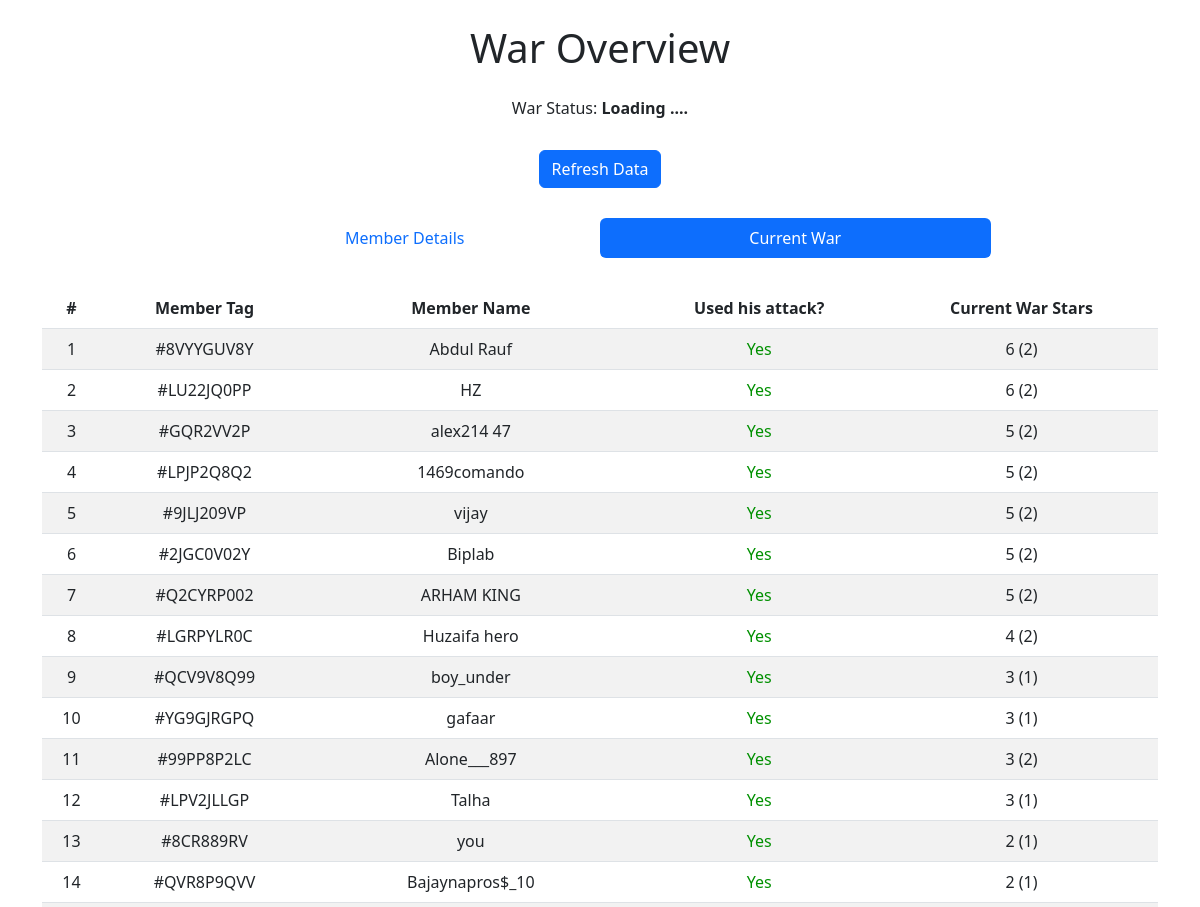
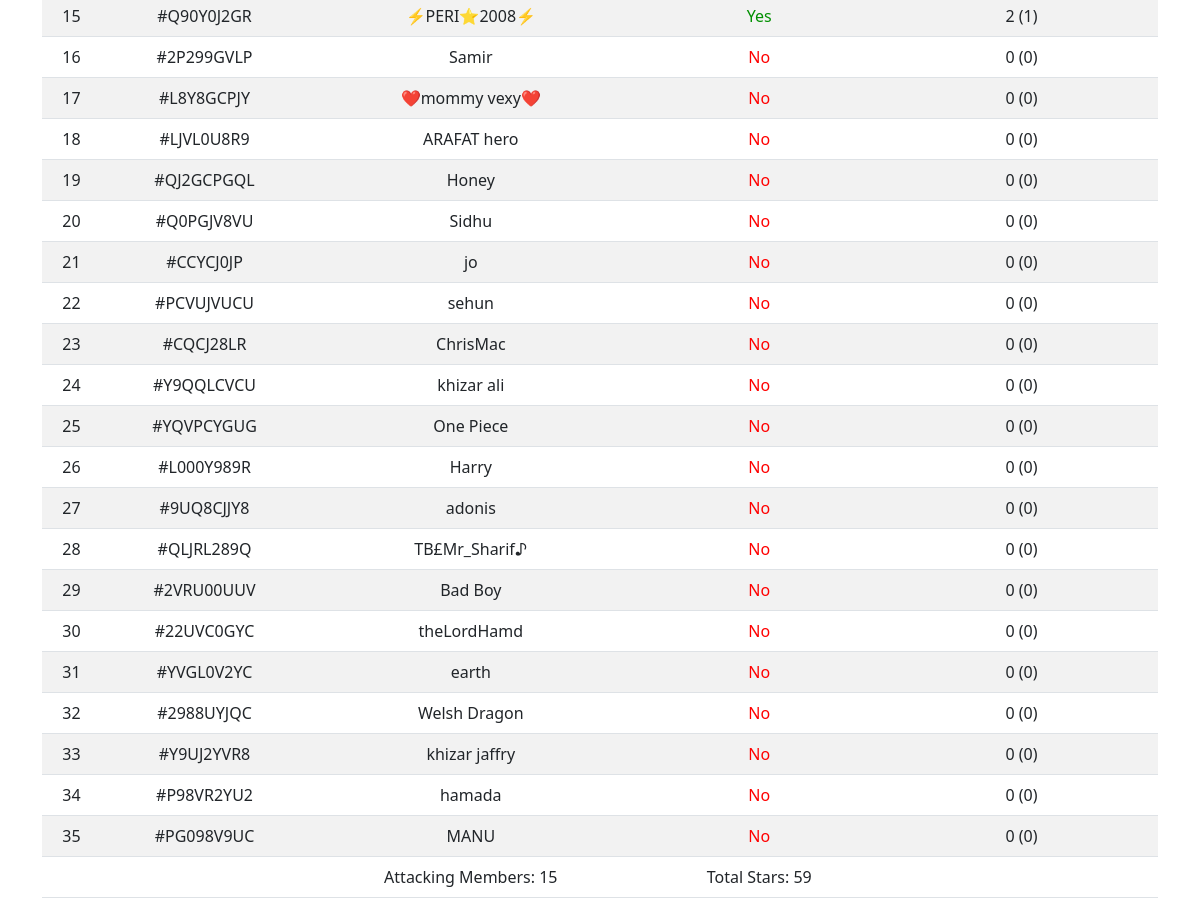
Page /clan/current_war_details/ on the earlier database version (2 pictures, top to bottom).
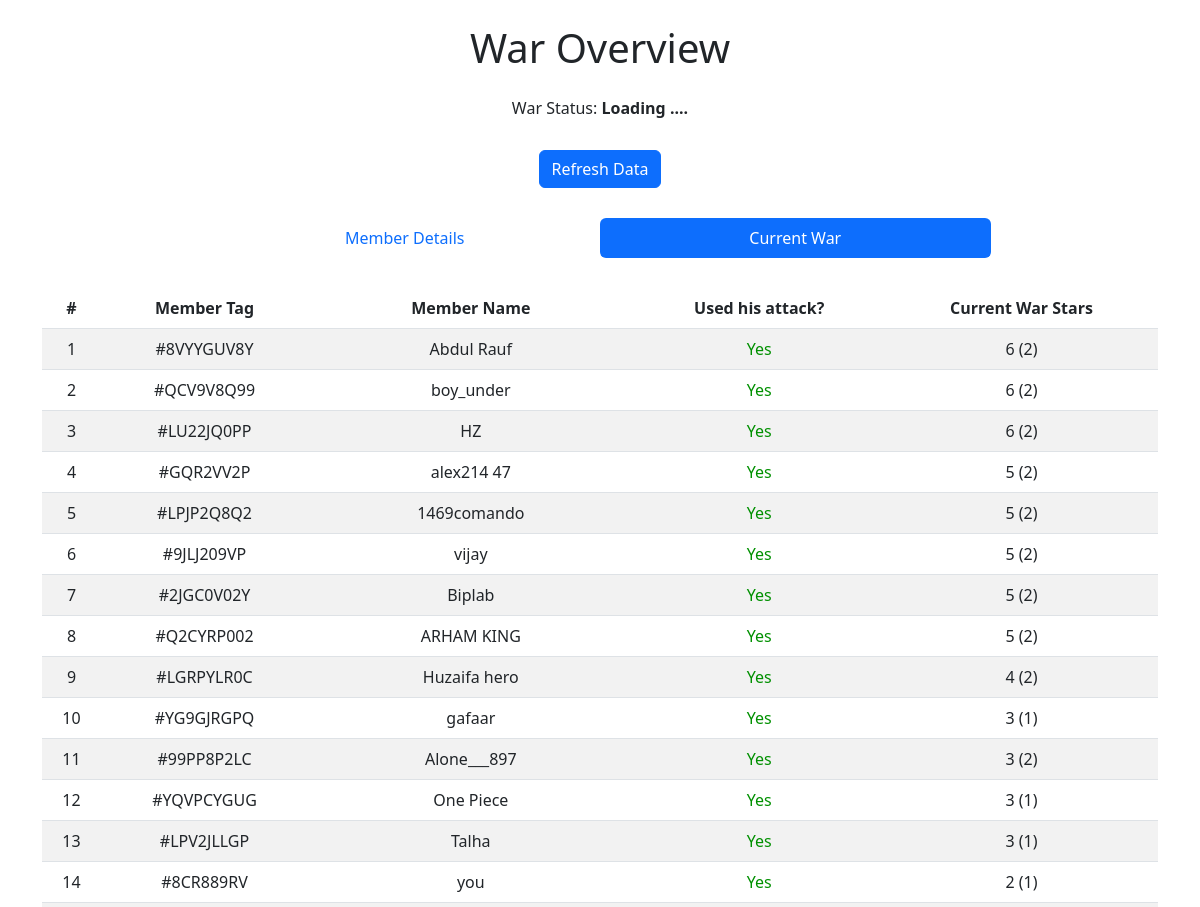
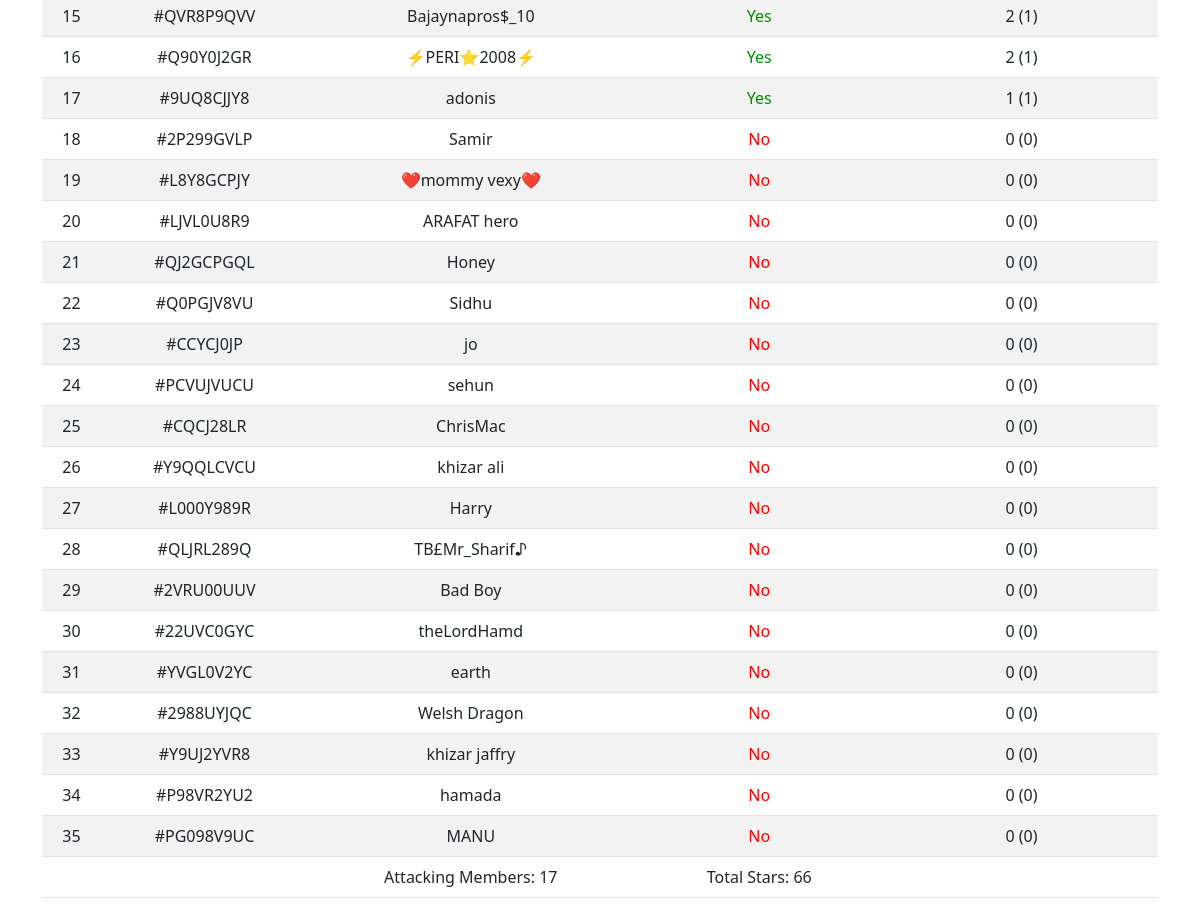
Same page on the later database version (2 pictures, top to bottom).
### clan/models.py (models this page shows)
class ClanMembers(models.Model):
    member_tag = models.CharField(max_length=50)
    member_name = models.CharField(max_length=50)
    trophies = models.IntegerField()
    tracked_stars = models.IntegerField(default=0)
    attacked_in_current_war = models.BooleanField(default=False)
    stars_in_current_war = models.IntegerField(default=0)
    participating_in_current_war = models.BooleanField(default=False)
    attacks_used = models.IntegerField(default=0)
    total_war_attacks = models.IntegerField(default=0)

### clan/views.py (the view)
# urls.py: path('current_war_details/', views.current_war, name='current_war_details'),
def current_war(request):
    members = ClanMembers.objects.filter(participating_in_current_war=True).order_by('-stars_in_current_war')
    total_stars = 0
    attacking_members = 0
    for member in members:
        total_stars += member.stars_in_current_war
        if member.attacked_in_current_war:
            attacking_members += 1
    context = {
        'total_stars': total_stars,
        'attacking_members': attacking_members,
        'members': members,
        'status': status
    }
    return render(request, 'clan/current_war_details.html', context)

### clan/templates/clan/current_war_details.html (shortened to what this page needs)
{% load static %}
<!DOCTYPE html>
<html lang="en">
<head>
    <link href="https://cdn.jsdelivr.net/npm/bootstrap@5.2.3/dist/css/bootstrap.min.css" rel="stylesheet">
</head>
<body>
    <div class="container">
        <h1 class="my-4 text-center">War Overview</h1>
        <p class="text-center">War Status:
            <strong>
                {{status}}
            </strong>
        </p>
        <div class="button-container">
            <a href="{% url 'refresh_stars' %}" class="btn btn-primary">Refresh Data</a>
        </div>
        <div class="tab-container">
            <ul class="nav nav-pills nav-justified">
                <li class="nav-item">
                    <a class="nav-link" href="{% url 'clan_members_page' %}">Member Details</a>
                  </li>
                  <li class="nav-item">
                    <a class="nav-link active" href="{% url 'current_war_details' %}">Current War</a>
                  </li>
            </ul>
        </div>
        <table class="table table-striped table-hover">
            <thead class="thead-dark">
                <tr>
                    <th>#</th>
                    <th scope="col">Member Tag</th>
                    <th scope="col">Member Name</th>
                    <th scope="col">Used his attack?</th>
                    <th scope="col">Current War Stars</th>
                </tr>
            </thead>
            <tbody>
                {% for member in members %}
                <tr>
                    <td>{{ forloop.counter }}</td>
                    <td>{{ member.member_tag }}</td>
                    <td>{{ member.member_name }}</td>
                    {% if member.attacked_in_current_war %}
                        <td class="attacked">Yes</td>
                    {% else %}
                        <td class="not-attacked">No</td>
                    {% endif %}
                    <td>{{ member.stars_in_current_war }} ({{ member.attacks_used }})</td>
                </tr>
                {% endfor %}
            </tbody>
            <tfoot class="tfooter">
                <tr>
                    <td></td>
                    <td></td>
                    <td>Attacking Members: {{ attacking_members }}</td>
                    <td>Total Stars: {{ total_stars }}</td>
                   <td></td>
                </tr>
            </tfoot>
        </table>
    </div>
</body>
</html>

Differences in the rows shown:
changed ClanMembers "#QCV9V8Q99": stars_in_current_war "3" → "6"; attacks_used "1" → "2"; moves up the list
changed ClanMembers "#YQVPCYGUG": stars_in_current_war "0" → "3"; attacks_used "0" → "1"; attacked_in_current_war "No" → "Yes"; moves up the list
changed ClanMembers "#9UQ8CJJY8": stars_in_current_war "0" → "1"; attacks_used "0" → "1"; attacked_in_current_war "No" → "Yes"; moves up the list
Other differences:
{{ attacking_members }}: "15" → "17"
{{ total_stars }}: "59" → "66"
